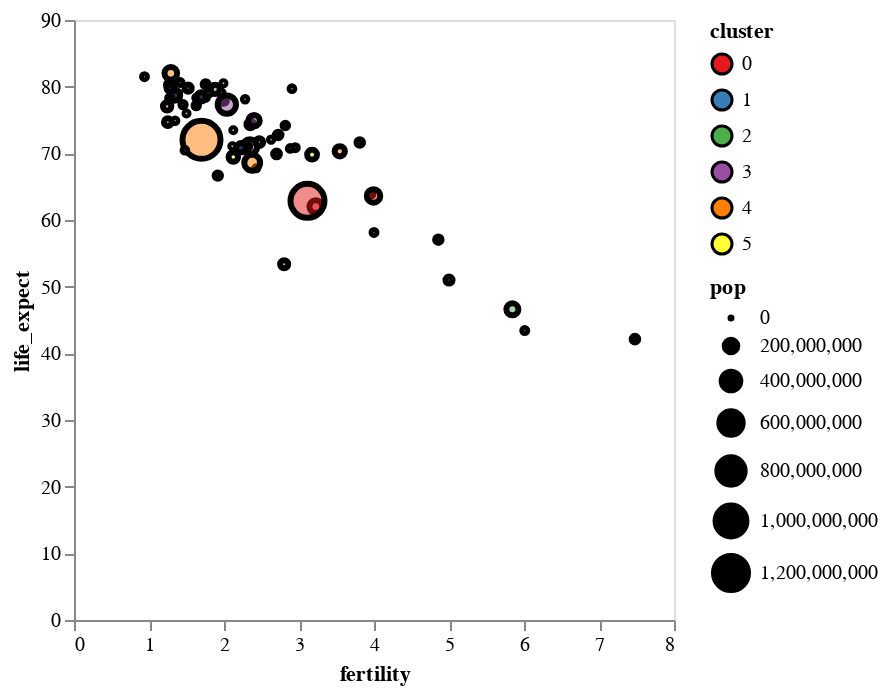

Source (notebook cell):
### Markdown cell above
Other customizations to the stroke and fill can be used, see the [Color Properties](https://altair-viz.github.io/user_guide/marks/index.html#color-properties) and [Stroke Style Properties](https://altair-viz.github.io/user_guide/marks/index.html#stroke-style-properties) section from the [Mark](https://altair-viz.github.io/user_guide/marks/index.html#marks) documentation.

Below, we'll increase the stroke width and reduce the opacity of the fill.

### Code cell
(
  alt.Chart(data_2000).mark_circle(stroke = 'black',
                                   strokeWidth = 3,
                                   fillOpacity = 0.5,tooltip=True).encode(
    x = alt.X('fertility:Q', axis = alt.Axis(grid = False)),
    y = alt.Y('life_expect:Q', axis = alt.Axis(grid = False)),
    color = alt.Color('cluster:N', scale = alt.Scale(scheme = 'set1')),
    size = 'pop:Q'
  )
)

### Figure 1 — Vega-Lite specification as saved in the notebook (floating-point values rounded to 4 significant figures)
{"config": {"view": {"continuousWidth": 300, "continuousHeight": 300}}, "data": {"name": "data-5bbc1a2d42e71c72ac9cf13ffaf6d268"}, "mark": {"type": "circle", "fillOpacity": 0.5, "stroke": "black", "strokeWidth": 3}, "encoding": {"color": {"field": "cluster", "scale": {"scheme": "set1"}, "type": "nominal"}, "size": {"field": "pop", "type": "quantitative"}, "x": {"axis": {"grid": false}, "field": "fertility", "type": "quantitative"}, "y": {"axis": {"grid": false}, "field": "life_expect", "type": "quantitative"}}, "$schema": "https://vega.github.io/schema/vega-lite/v5.20.1.json", "datasets": {"data-5bbc1a2d42e71c72ac9cf13ffaf6d268": [{"year": 2000, "country": "Afghanistan", "cluster": 0, "pop": 23898198, "life_expect": 42.13, "fertility": 7.479}, {"year": 2000, "country": "Argentina", "cluster": 3, "pop": 37497728, "life_expect": 74.34, "fertility": 2.35}, {"year": 2000, "country": "Aruba", "cluster": 3, "pop": 69539, "life_expect": 73.45, "fertility": 2.124}, {"year": 2000, "country": "Australia", "cluster": 4, "pop": 19164620, "life_expect": 80.37, "fertility": 1.756}, {"year": 2000, "country": "Austria", "cluster": 1, "pop": 8113413, "life_expect": 78.98, "fertility": 1.382}, {"year": 2000, "country": "Bahamas", "cluster": 3, "pop": 290075, "life_expect": 71.07, "fertility": 2.111}, {"year": 2000, "country": "Bangladesh", "cluster": 0, "pop": 130406594, "life_expect": 62.01, "fertility": 3.224}, {"year": 2000, "country": "Barbados", "cluster": 3, "pop": 273483, "life_expect": 75.97, "fertility": 1.5}, {"year": 2000, "country": "Belgium", "cluster": 1, "pop": 10263618, "life_expect": 78.32, "fertility": 1.638}, {"year": 2000, "country": "Bolivia", "cluster": 3, "pop": 8152620, "life_expect": 63.88, "fertility": 3.958}, {"year": 2000, "country": "Brazil", "cluster": 3, "pop": 175552771, "life_expect": 71.01, "fertility": 2.345}, {"year": 2000, "country": "Canada", "cluster": 3, "pop": 31278097, "life_expect": 79.77, "fertility": 1.522}, {"year": 2000, "country": "Chile", "cluster": 3, "pop": 15153450, "life_expect": 77.86, "fertility": 2.0}, {"year": 2000, "country": "China", "cluster": 4, "pop": 1262645000, "life_expect": 72.03, "fertility": 1.7}, {"year": 2000, "country": "Colombia", "cluster": 3, "pop": 39685655, "life_expect": 71.68, "fertility": 2.47}, {"year": 2000, "country": "Costa Rica", "cluster": 3, "pop": 3710558, "life_expect": 78.12, "fertility": 2.281}, {"year": 2000, "country": "Croatia", "cluster": 1, "pop": 4410830, "life_expect": 74.88, "fertility": 1.348}, {"year": 2000, "country": "Cuba", "cluster": 3, "pop": 11134273, "life_expect": 77.16, "fertility": 1.63}, {"year": 2000, "country": "Dominican Republic", "cluster": 3, "pop": 8385828, "life_expect": 70.85, "fertility": 2.95}, {"year": 2000, "country": "Ecuador", "cluster": 3, "pop": 12505204, "life_expect": 74.17, "fertility": 2.817}, {"year": 2000, "country": "Egypt", "cluster": 5, "pop": 70492342, "life_expect": 69.81, "fertility": 3.174}, {"year": 2000, "country": "El Salvador", "cluster": 3, "pop": 6122515, "life_expect": 70.73, "fertility": 2.883}, {"year": 2000, "country": "Finland", "cluster": 1, "pop": 5168595, "life_expect": 78.37, "fertility": 1.754}, {"year": 2000, "country": "France", "cluster": 1, "pop": 59381628, "life_expect": 79.59, "fertility": 1.883}, {"year": 2000, "country": "Georgia", "cluster": 1, "pop": 4777209, "life_expect": 70.48, "fertility": 1.478}, {"year": 2000, "country": "Germany", "cluster": 1, "pop": 82187909, "life_expect": 78.67, "fertility": 1.346}, {"year": 2000, "country": "Greece", "cluster": 1, "pop": 10559110, "life_expect": 78.26, "fertility": 1.277}, {"year": 2000, "country": "Grenada", "cluster": 3, "pop": 89312, "life_expect": 67.75, "fertility": 2.429}, {"year": 2000, "country": "Haiti", "cluster": 3, "pop": 7306302, "life_expect": 58.14, "fertility": 4.0}, {"year": 2000, "country": "Hong Kong", "cluster": 4, "pop": 6658720, "life_expect": 81.5, "fertility": 0.94}, {"year": 2000, "country": "Iceland", "cluster": 1, "pop": 281043, "life_expect": 80.5, "fertility": 1.993}, {"year": 2000, "country": "India", "cluster": 0, "pop": 1007702000, "life_expect": 62.88, "fertility": 3.113}, {"year": 2000, "country": "Indonesia", "cluster": 4, "pop": 206265000, "life_expect": 68.59, "fertility": 2.376}, {"year": 2000, "country": "Iran", "cluster": 5, "pop": 65660289, "life_expect": 69.45, "fertility": 2.124}, {"year": 2000, "country": "Iraq", "cluster": 5, "pop": 22675617, "life_expect": 57.05, "fertility": 4.858}, {"year": 2000, "country": "Ireland", "cluster": 1, "pop": 3791690, "life_expect": 77.78, "fertility": 1.969}, {"year": 2000, "country": "Israel", "cluster": 5, "pop": 5842454, "life_expect": 79.7, "fertility": 2.906}, {"year": 2000, "country": "Italy", "cluster": 1, "pop": 57719337, "life_expect": 80.24, "fertility": 1.286}, {"year": 2000, "country": "Jamaica", "cluster": 3, "pop": 2615467, "life_expect": 72.05, "fertility": 2.628}, {"year": 2000, "country": "Japan", "cluster": 4, "pop": 126699784, "life_expect": 82.0, "fertility": 1.291}, {"year": 2000, "country": "Kenya", "cluster": 2, "pop": 29985839, "life_expect": 50.99, "fertility": 5.0}, {"year": 2000, "country": "South Korea", "cluster": 4, "pop": 21647682, "life_expect": 66.66, "fertility": 1.917}, {"year": 2000, "country": "North Korea", "cluster": 4, "pop": 47351083, "life_expect": 77.05, "fertility": 1.242}, {"year": 2000, "country": "Lebanon", "cluster": 5, "pop": 3578036, "life_expect": 71.03, "fertility": 2.319}, {"year": 2000, "country": "Mexico", "cluster": 3, "pop": 99926620, "life_expect": 74.9, "fertility": 2.401}, {"year": 2000, "country": "Netherlands", "cluster": 1, "pop": 15907853, "life_expect": 78.53, "fertility": 1.726}, {"year": 2000, "country": "New Zealand", "cluster": 4, "pop": 3819762, "life_expect": 79.11, "fertility": 1.964}, {"year": 2000, "country": "Nigeria", "cluster": 2, "pop": 114306700, "life_expect": 46.61, "fertility": 5.845}, {"year": 2000, "country": "Norway", "cluster": 1, "pop": 4492400, "life_expect": 79.05, "fertility": 1.801}, {"year": 2000, "country": "Pakistan", "cluster": 0, "pop": 146342958, "life_expect": 63.61, "fertility": 3.994}, {"year": 2000, "country": "Peru", "cluster": 3, "pop": 25979722, "life_expect": 69.91, "fertility": 2.7}, {"year": 2000, "country": "Philippines", "cluster": 4, "pop": 79739825, "life_expect": 70.3, "fertility": 3.544}, {"year": 2000, "country": "Poland", "cluster": 1, "pop": 38654164, "life_expect": 74.67, "fertility": 1.251}, {"year": 2000, "country": "Portugal", "cluster": 1, "pop": 10335597, "life_expect": 77.29, "fertility": 1.454}, {"year": 2000, "country": "Rwanda", "cluster": 2, "pop": 7507056, "life_expect": 43.41, "fertility": 6.01}, {"year": 2000, "country": "Saudi Arabia", "cluster": 5, "pop": 23153090, "life_expect": 71.63, "fertility": 3.81}, {"year": 2000, "country": "South Africa", "cluster": 2, "pop": 44066197, "life_expect": 53.37, "fertility": 2.802}, {"year": 2000, "country": "Spain", "cluster": 1, "pop": 40016081, "life_expect": 79.78, "fertility": 1.287}, {"year": 2000, "country": "Switzerland", "cluster": 1, "pop": 7266920, "life_expect": 80.62, "fertility": 1.415}, {"year": 2000, "country": "Turkey", "cluster": 1, "pop": 65666677, "life_expect": 70.84, "fertility": 2.23}, {"year": 2000, "country": "United Kingdom", "cluster": 1, "pop": 59522468, "life_expect": 78.47, "fertility": 1.695}, {"year": 2000, "country": "United States", "cluster": 3, "pop": 282338631, "life_expect": 77.31, "fertility": 2.038}, {"year": 2000, "country": "Venezuela", "cluster": 3, "pop": 23542649, "life_expect": 72.77, "fertility": 2.723}]}}
